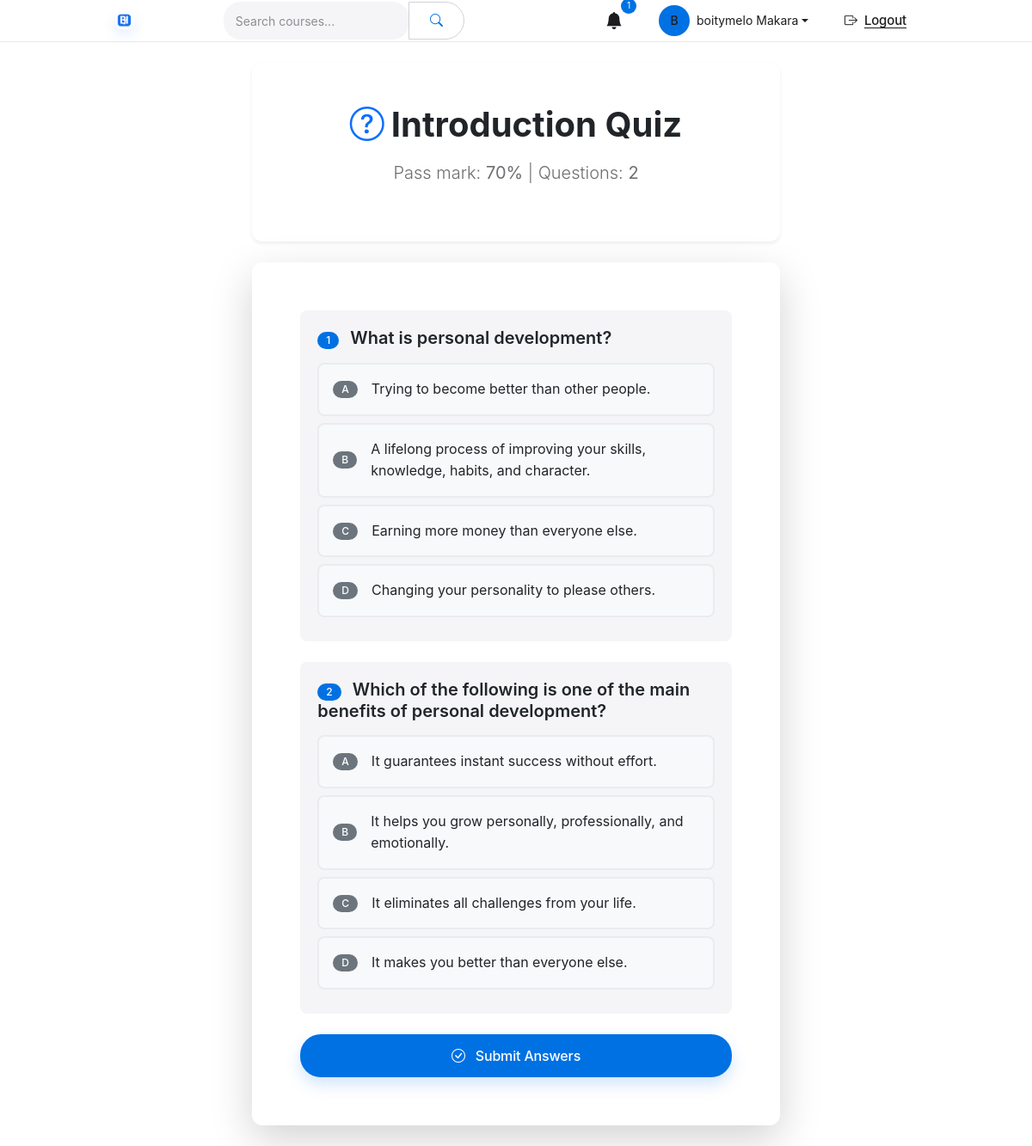
The page /quiz/1/take/ (signed in) on the database its author committed.
### apps/accounts/models.py (models this page shows, shortened)
class User(AbstractUser):
    email = models.EmailField(unique=True)          # override to make unique
    is_instructor = models.BooleanField(default=False)
    bio = models.TextField(blank=True)
    profile_picture = models.ImageField(upload_to='profiles/', blank=True, null=True)
    USERNAME_FIELD = 'email'
    REQUIRED_FIELDS = ['username']          # still required for createsuperuser; we auto-generate in forms

### apps/quizzes/models.py (models this page shows, shortened)
class Quiz(models.Model):
    lesson = models.OneToOneField(Lesson, on_delete=models.CASCADE, related_name='quiz')
    title = models.CharField(max_length=200)
    pass_percentage = models.IntegerField(default=70)

class Question(models.Model):
    quiz = models.ForeignKey(Quiz, on_delete=models.CASCADE, related_name='questions')
    text = models.TextField()
    order = models.PositiveIntegerField(default=0)
    class Meta:
        ordering = ['order']

class Choice(models.Model):
    question = models.ForeignKey(Question, on_delete=models.CASCADE, related_name='choices')
    text = models.CharField(max_length=255)
    is_correct = models.BooleanField(default=False)

### apps/lessons/views.py (the view, shortened to what this page needs)
# urls.py: path('quiz/<int:pk>/take/', QuizTakeView.as_view(), name='quiz_take'),
class QuizTakeView(LoginRequiredMixin, DetailView):
    model = Quiz
    template_name = 'quizzes/take.html'
    context_object_name = 'quiz'
    def dispatch(self, request, *args, **kwargs):
        quiz = self.get_object()
        enrollment = Enrollment.objects.filter(
            user=request.user,
            course=quiz.lesson.section.course,
            status='active',
        ).first()
        if not enrollment:
            messages.warning(request, 'You need an active enrollment to take this quiz.')
            return redirect('course_detail', slug=quiz.lesson.section.course.slug)
        if not quiz.questions.exists():
            messages.warning(request, 'This quiz is not ready yet. The instructor still needs to add questions.')
            return redirect('lesson_play', pk=quiz.lesson.pk)
        return super().dispatch(request, *args, **kwargs)
    def get_context_data(self, **kwargs):
        context = super().get_context_data(**kwargs)
        quiz = self.object
        attempt = UserQuizAttempt.objects.filter(
            user=self.request.user,
            quiz=quiz,
            passed=True
        ).first()
        context['passed_attempt'] = attempt
        best_attempt = UserQuizAttempt.objects.filter(
            user=self.request.user,
            quiz=quiz
        ).order_by('-score').first()
        context['best_score'] = best_attempt.score if best_attempt else None
        context['attempts'] = UserQuizAttempt.objects.filter(
            user=self.request.user,
            quiz=quiz
        ).order_by('-attempted_at')[:5]
        return context

### apps/notifications/context_processors.py (called while the page is built)
def notifications(request):
    if not request.user.is_authenticated:
        return {
            'unread_notifications': 0,
            'recent_notifications': [],
        }
    from .models import Notification
    unread_count = Notification.objects.filter(
        user=request.user,
        is_read=False
    ).count()
    recent_notifications = Notification.objects.filter(
        user=request.user
    ).order_by('-created_at')[:5]
    return {
        'unread_notifications': unread_count,
        'recent_notifications': recent_notifications,
    }

### templates/quizzes/take.html (shortened to what this page needs)
{% extends 'base.html' %}
{% block content %}
<div class="container">
    <div class="row justify-content-center">
        <div class="col-lg-8">
            <div class="card border-0 shadow-sm mb-4">
                <div class="card-body text-center py-5">
                    <h1 class="display-6 fw-bold mb-3">
                        <i class="bi bi-question-circle text-primary me-2"></i>{{ quiz.title }}
                    </h1>
                    <p class="text-muted lead">
                        Pass mark: <strong>{{ quiz.pass_percentage }}%</strong> |
                        Questions: <strong>{{ quiz.questions.count }}</strong>
                    </p>
                </div>
            </div>
            {% if not passed_attempt %}
                <div class="quiz-container card border-0 shadow-lg">
                    <div class="card-body p-4">
                        <form method="post" id="quizForm">
                            {% for question in quiz.questions.all %}
                                <div class="quiz-question mb-4" data-question="{{ forloop.counter }}">
                                    <div class="d-flex justify-content-between align-items-start mb-3">
                                        <h5 class="fw-semibold mb-0">
                                            <span class="badge bg-primary me-2">{{ forloop.counter }}</span>
                                            {{ question.text }}
                                        </h5>
                                    </div>
                                    <div class="quiz-options">
                                        {% for choice in question.choices.all %}
                                            <label class="quiz-option d-block">
                                                <div class="d-flex align-items-center">
                                                    <span class="badge bg-secondary me-3">{% if forloop.counter0 == 0 %}A{% elif forloop.counter0 == 1 %}B{% elif forloop.counter0 == 2 %}C{% elif forloop.counter0 == 3 %}D{% else %}{{ forloop.counter }}{% endif %}</span>
                                                    <span>{{ choice.text }}</span>
                                                </div>
                                            </label>
                                        {% endfor %}
                                    </div>
                                </div>
                            {% endfor %}
                            <div class="d-grid gap-2 mt-4">
                                <button type="submit" class="btn btn-primary btn-lg">
                                    <i class="bi bi-check-circle me-2"></i>Submit Answers
                                </button>
                            </div>
                        </form>
                    </div>
                </div>
            {% endif %}
        </div>
    </div>
</div>
{% endblock %}

### templates/base.html (shortened to what this page needs)
{% load static %}
{% load notification_extras %}
<!DOCTYPE html>
<html lang="en">
<head>
    <link href="https://cdn.jsdelivr.net/npm/bootstrap@5.3.0/dist/css/bootstrap.min.css" rel="stylesheet">
    <link rel="stylesheet" href="https://cdn.jsdelivr.net/npm/bootstrap-icons@1.11.0/font/bootstrap-icons.css">
    <link rel="stylesheet" href="{% static 'css/style.css' %}">
</head>
<body>
    <nav class="navbar navbar-expand-lg app-navbar">
        <div class="container">
            <a class="navbar-brand" href="{% url 'home' %}">
                <img src="{% static 'img/bh-elearning-logo.png' %}" alt="BH E-Learning" class="brand-logo">
            </a>
            <div class="collapse navbar-collapse" id="navbarNav">
                <form class="d-flex mx-auto" action="{% url 'course_list' %}" method="get" style="max-width: 400px; width: 100%;">
                    <div class="input-group">
                        <input type="text" class="form-control search-input" name="q" placeholder="Search courses..." value="{{ request.GET.q }}">
                        <button class="btn btn-outline-light" type="submit">
                            <i class="bi bi-search"></i>
                        </button>
                    </div>
                </form>
                <ul class="navbar-nav ms-auto align-items-center">
                    {% if user.is_authenticated %}
                        <li class="nav-item dropdown me-3">
                            <a class="nav-link position-relative" href="#" id="notificationDropdown" role="button" data-bs-toggle="dropdown" aria-expanded="false">
                                <i class="bi bi-bell-fill fs-5"></i>
                                {% if unread_notifications %}
                                    <span class="notification-badge">{{ unread_notifications }}</span>
                                {% endif %}
                            </a>
                        </li>
                        <li class="nav-item dropdown me-3">
                            <a class="nav-link dropdown-toggle d-flex align-items-center" href="#" id="userDropdown" role="button" data-bs-toggle="dropdown" aria-expanded="false">
                                {% if user.profile.avatar %}
                                    <img src="{{ user.profile.avatar.url }}" alt="{{ user.get_full_name }}" class="avatar me-2">
                                {% else %}
                                    <div class="avatar bg-primary text-white d-flex align-items-center justify-content-center me-2">
                                        {{ user.get_full_name|first|upper }}
                                    </div>
                                {% endif %}
                                <span class="d-none d-lg-inline">{{ user.get_full_name|default:user.username }}</span>
                            </a>
                        </li>
                        <li class="nav-item">
                            <form method="post" action="{% url 'logout' %}">
                                <button type="submit" class="nav-link btn btn-link">
                                    <i class="bi bi-box-arrow-right me-1"></i>Logout
                                </button>
                            </form>
                        </li>
                    {% endif %}
                </ul>
            </div>
        </div>
    </nav>
    <main class="py-4">
        {% block content %}
        {% endblock %}
    </main>
</body>
</html>

### templates/quizzes/take.html (style rules this page uses)
.quiz-option { padding: 1rem; margin: 0.5rem 0; background-color: #f8f9fa; border: 2px solid #e9ecef; border-radius: 0.5rem; cursor: pointer; transition: all 0.2s ease; }

### rows shown on the page
User: get_full_name|first "B", get_full_name "boitymelo Makara"
Quiz: title "Introduction Quiz", pass_percentage "70", questions.count "2"
Question: text "What is personal development?"
Choice: shows "A", text "Trying to become better than other people."
Choice: shows "B", text "A lifelong process of improving your skills, knowledge, habits, and character."
Choice: shows "C", text "Earning more money than everyone else."
Choice: shows "D", text "Changing your personality to please others."
Question: text "Which of the following is one of the main benefits of personal development?"
Choice: shows "A", text "It guarantees instant success without effort."
Choice: shows "B", text "It helps you grow personally, professionally, and emotionally."
Choice: shows "C", text "It eliminates all challenges from your life."
Choice: shows "D", text "It makes you better than everyone else."

### other values the page prints
{{ unread_notifications }} "1"
